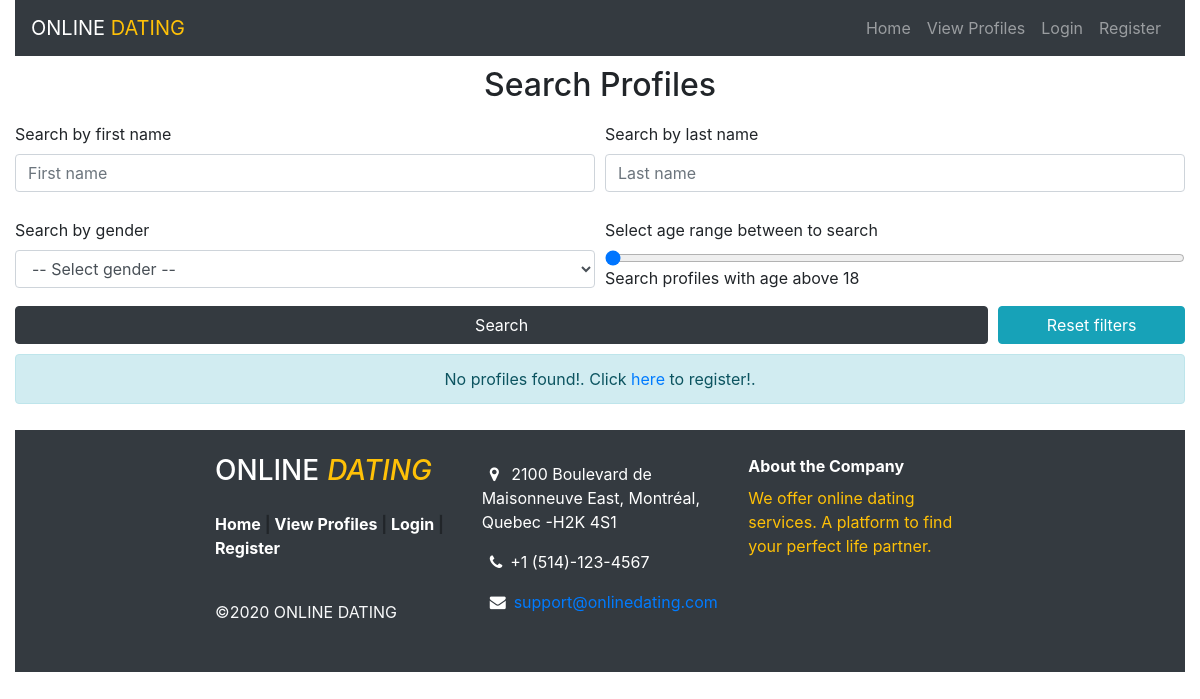
The page /view-profiles.php on the database as committed earlier.
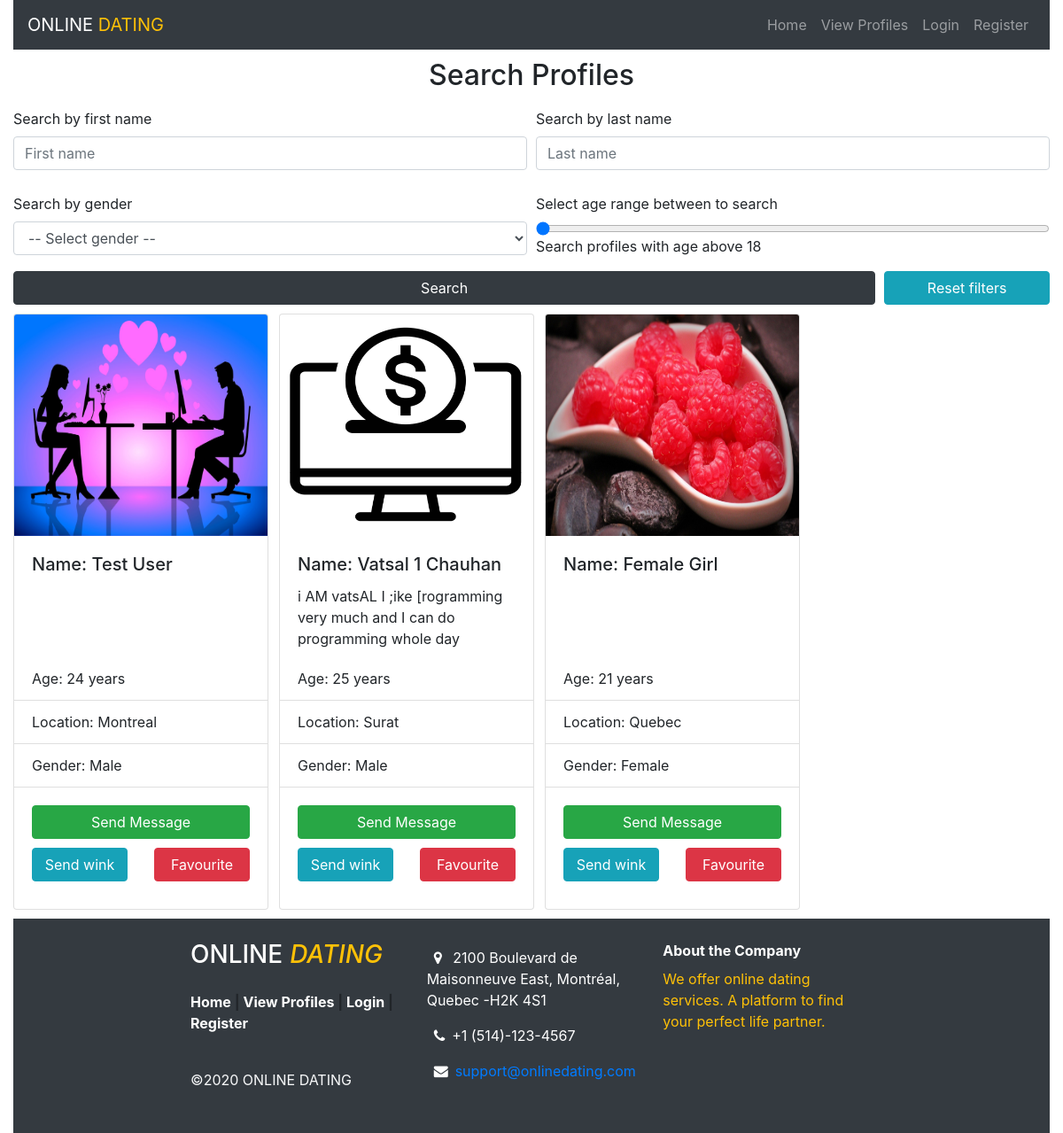
The same page on the database as committed later.
### tables this page shows
CREATE TABLE `profile` (
  `id` int(50) NOT NULL,
  `email` varchar(500) NOT NULL,
  `password` varchar(500) NOT NULL,
  `firstName` varchar(50) NOT NULL,
  `lastName` varchar(50) NOT NULL,
  `city` varchar(50) NOT NULL,
  `bio` varchar(500) NOT NULL,
  `birthDate` date NOT NULL,
  `gender` varchar(50) NOT NULL,
  `imgUrl` text NOT NULL,
  `user_role` text NOT NULL,
  `created_date` datetime NOT NULL DEFAULT current_timestamp(),
  `modified_date` datetime DEFAULT NULL
);

### view-profiles.php (the view, shortened to what this page needs)
<?php
$connection = getConnection();
$firstName = "";
$lastName = "";
$gender = "";
$ageToSearch = "18";
$query = "select * from profile ";
$stmt = $connection->prepare($query);
$stmt->execute();
$profileList = $stmt->fetchAll();
?>
<!doctype html>
<html lang="en">
<head>
    <?php include("./includes/header.php") ?>
    <link href="./css/style.css" rel="stylesheet" type="text/css">
</head>
<body>
<div class="container-fluid wrapper">
    <?php
    include("./includes/nav-bar.php")
    ?>
    <div class="mb15">
        <div class="row mt-10 mb-10">
            <div class="col-md-12 text-center">
                <h2>Search Profiles</h2>
            </div>
        </div>
        <div class="row mb-10">
            <div class="col-md-12">
                <form method="post" action="view-profiles.php">
                    <div class="form-row mb-10">
                        <div class="col">
                            <div class="form-group">
                                <label for="firsName">Search by first name</label>
                                <input name="firstName" id="firstName" type="text" class="form-control"
                                       placeholder="First name" value="<?= $firstName ?>">
                            </div>
                        </div>
                        <div class="col">
                            <div class="form-group">
                                <label for="lastName">Search by last name</label>
                                <input name="lastName" id="lastName" type="text" class="form-control"
                                       placeholder="Last name" value="<?= $lastName ?>">
                            </div>
                        </div>
                    </div>
                    <div class="form-row">
                        <div class="col">
                            <div class="form-group">
                                <label for="gender">Search by gender</label>
                                <select id="gender" class="form-control" name="gender">
                                    <option value="" <?php if (empty($gender)) {
                                        echo "selected";
                                    } ?>>-- Select gender
                                        --
                                    </option>
                                </select>
                            </div>
                        </div>
                        <div class="col">
                            <div class="form-group">
                                <label for="formControlRange">Select age range between to search</label>
                                <input type="range" min="18" value="<?= $ageToSearch ?>" max="90"
                                       class="form-control-range" name="age"
                                       id="ageInputId">
                                <output name="ageOutputName" id="ageOutputId">Search profiles with age above 18</output>
                            </div>
                        </div>
                    </div>
                    <div class="form-row">
                        <div class="col-md-10 col-sm-12">
                            <input type="submit" name="Search" value="Search" class="btn btn-dark w-100"/>
                        </div>
                        <div class="col-md-2 col-sm-12">
                            <input type="submit" name="Reset" value="Reset filters" class="btn btn-info w-100"/>
                        </div>
                    </div>
                </form>
            </div>
        </div>
        <?php
        if (count($profileList) > 0) {
            $counter = 0;
            foreach ($profileList as $profile) {
                $counter++;
                if ($counter === 1) {
                    echo '<div class="row">';
                }
                ?>
                <div class="col-md-3">
                    <div class="card card-container">
                        <img class="card-img-top"
                             src="<?= $profile["imgUrl"] ?>"
                             alt="profile image">
                        <div class="card-body">
                            <h5 class="card-title">Name: <?= $profile["firstName"] . ' ' . $profile['lastName'] ?></h5>
                            <p class="card-text"><?= $profile["bio"] ?></p>
                        </div>
                        <ul class="list-group list-group-flush">
                            <li class="list-group-item">Age: <?php
                                try {
                                    $birthDay = new DateTime($profile["birthDate"]);
                                    $today = new Datetime(date('y-d-m'));
                                    $diff = $today->diff($birthDay);
                                    echo "$diff->y years";
                                } catch (Exception $e) {
                                }
                                ?></li>
                            <li class="list-group-item">Location: <?= $profile["city"] ?></li>
                            <li class="list-group-item">
                                Gender:
                                <span style="text-transform: capitalize">
                                    <?= $profile["gender"] ?>
                                </span>
                            </li>
                        </ul>
                        <div class="card-body">
                            <?php
                            if ($userId === 0) {
                                ?>
                                <div class="row mb-10">
                                    <div class="col-md-12 col-sm-12">
                                        <button class="btn btn-success w-100" data-toggle="modal"
                                                data-target="#loginModal">
                                            Send Message
                                        </button>
                                    </div>
                                </div>
                                <div class="row">
                                    <div class="col-md-6 col-sm-12">
                                        <button class="btn btn-info w-100" data-toggle="modal"
                                                data-target="#loginModal">
                                            Send wink
                                        </button>
                                    </div>
                                    <div class="col-md-6 col-sm-12">
                                        <button class="btn btn-danger w-100" data-toggle="modal"
                                                data-target="#loginModal">
                                            Favourite
                                        </button>
                                    </div>
                                </div>
                                <?php
                            }
                            ?>
                        </div>
                    </div>
                </div>
                <?php
            }
        } else {
            ?>
            <div class="row">
                <div class="col-md-12 col-sm-12 col-xs-12">
                    <div class="alert alert-info text-center" role="alert">
                        <?php
                        if ($userId !== 0) {
                            ?>
                            No profiles found!.
                            <?php
                        } else {
                            ?>
                            No profiles found!. Click <a href="./register.php">here</a> to register!.
                        <?php } ?>
                    </div>
                </div>
            </div>
            <?php
        }
        ?>
    </div>
    <?php include("./includes/footer.php") ?>
</div>
</body>
</html>

### includes/header.php (shortened to what this page needs)
<link rel="stylesheet" href="https://stackpath.bootstrapcdn.com/bootstrap/4.4.1/css/bootstrap.min.css"
>
<link rel="stylesheet" href="https://maxcdn.bootstrapcdn.com/font-awesome/4.7.0/css/font-awesome.min.css">

### includes/nav-bar.php (shortened to what this page needs)
<?php
$userId = 0;
?>
<header>
    <nav class="navbar navbar-dark bg-dark navbar-expand-sm">
        <a class="navbar-brand" href="./index.php">
            ONLINE <span class="text-warning ">DATING</span>
        </a>
        <div class="collapse navbar-collapse justify-content-end" id="navbar-list-2">
            <ul class="navbar-nav">
                <li class="nav-item">
                    <a class="nav-link" href="./index.php">Home</a>
                </li>
                <li class="nav-item">
                    <a class="nav-link" href="./view-profiles.php">View Profiles</a>
                </li>
                <?php
                if ($userId !== 0) {
                    ?>
                    <li class="nav-item">
                        <a class="nav-link" href="./edit-profile.php">Edit Profile</a>
                    </li>
                    <li class="nav-item">
                        <a class="nav-link" href="./logout.php">Logout</a>
                    </li>
                    <?php
                } else {
                    ?>
                    <li class="nav-item">
                        <a class="nav-link" href="./login.php">Login</a>
                    </li>
                    <li class="nav-item">
                        <a class="nav-link" href="./register.php">Register</a>
                    </li>
                    <?php
                }
                ?>
            </ul>
        </div>
    </nav>
</header>

### includes/footer.php (shortened to what this page needs)
<?php
$userId = 0;
?>
<footer class="mt-10 bg-dark">
    <div class="container">
        <div class="row ">
            <div class="col-md-4 text-center text-md-left ">
                <div class="py-0">
                    <h3 class="my-4 text-white">ONLINE<span class="mx-2 font-italic text-warning ">DATING</span>
                    </h3>
                    <p class="footer-links font-weight-bold">
                        <a class="text-white" href="./index.php">Home</a>
                        |
                        <a class="text-white" href="./view-profiles.php">View Profiles</a>
                        <?php
                        if ($userId === 0) {
                            ?>
                            |
                            <a class="text-white" href="./login.php">Login</a>
                            |
                            <a class="text-white" href="./register.php">Register</a>
                            <?php
                        } else {
                            ?>
                            |
                            <a class="text-white" href="./edit-profile.php">Edit Profile</a>
                            <?php
                        }
                        ?>
                    </p>
                    <p class="text-light py-4 mb-4">&copy;<?php echo date("Y"); ?> ONLINE DATING</p>
                </div>
            </div>
            <div class="col-md-4 text-white text-center text-md-left ">
                <div class="py-2 my-4">
                    <div>
                        <p class="text-white"><i class="fa fa-map-marker mx-2 "></i>
                            2100 Boulevard de Maisonneuve East,
                            Montréal,
                            Quebec -H2K 4S1</p>
                    </div>
                    <div>
                        <p><i class="fa fa-phone  mx-2 "></i>+1 (514)-123-4567</p>
                    </div>
                    <div>
                        <p><i class="fa fa-envelope  mx-2"></i><a href="mailto:support@onlinedating.com">support@onlinedating.com</a>
                        </p>
                    </div>
                </div>
            </div>
            <div class="col-md-4 text-white my-4 text-center text-md-left ">
                <span class=" font-weight-bold ">About the Company</span>
                <p class="text-warning my-2">We offer online dating services. A platform to find your perfect life
                    partner.</p>
            </div>
        </div>
    </div>
</footer>

### css/style.css (style rules this page uses)
:root { --input-padding-x: 1.5rem; --input-padding-y: .75rem; }
.mt-10 { margin-top: 10px; }
.mb-10 { margin-bottom: 10px; }
.card-img-top { height: 250px; }
.card-container { width: 18rem; height: 100%; max-height: 100%; }
.card-container .card-body { height: 100%; }
.container { position: relative; max-width: 800px; margin: 0 auto; }

Rows that differ between the two databases and show on the page:
added profile: imgUrl (picture), firstName "Test", lastName "User", birthDate "24", city "Montreal", gender "Male"
added profile: imgUrl (picture), firstName "Vatsal 1", lastName "Chauhan", bio "i AM vatsAL I ;ike [rogramming very much and I can do programming whole day", birthDate "25", city "Surat", gender "Male"
added profile: imgUrl (picture), firstName "Female", lastName "Girl", birthDate "21", city "Quebec", gender "Female"
Other text that changed with them:
text no longer shown: "No profiles found!. Click here to register!."
